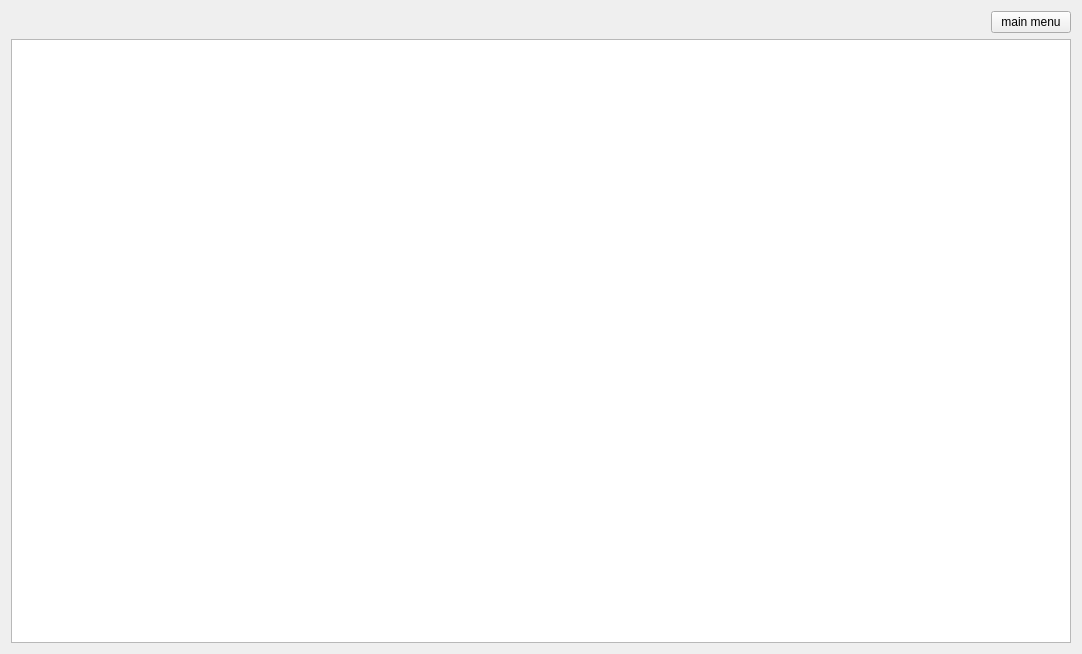
<?xml version="1.0" encoding="UTF-8"?>
<ui version="4.0">
 <class>OrdersWindow</class>
 <widget class="QWidget" name="OrdersWindow">
  <property name="geometry">
   <rect>
    <x>0</x>
    <y>0</y>
    <width>1082</width>
    <height>654</height>
   </rect>
  </property>
  <property name="windowTitle">
   <string>Form</string>
  </property>
  <layout class="QVBoxLayout" name="verticalLayout_2">
   <item>
    <layout class="QVBoxLayout" name="verticalLayout">
     <item>
      <layout class="QHBoxLayout" name="horizontalLayout">
       <item>
        <spacer name="horizontalSpacer">
         <property name="orientation">
          <enum>Qt::Orientation::Horizontal</enum>
         </property>
         <property name="sizeHint" stdset="0">
          <size>
           <width>40</width>
           <height>20</height>
          </size>
         </property>
        </spacer>
       </item>
       <item>
        <widget class="QPushButton" name="menuPushButton">
         <property name="text">
          <string>main menu</string>
         </property>
        </widget>
       </item>
      </layout>
     </item>
     <item>
      <widget class="QTableWidget" name="OrdersTableWidget"/>
     </item>
    </layout>
   </item>
  </layout>
 </widget>
 <resources/>
 <connections/>
</ui>
